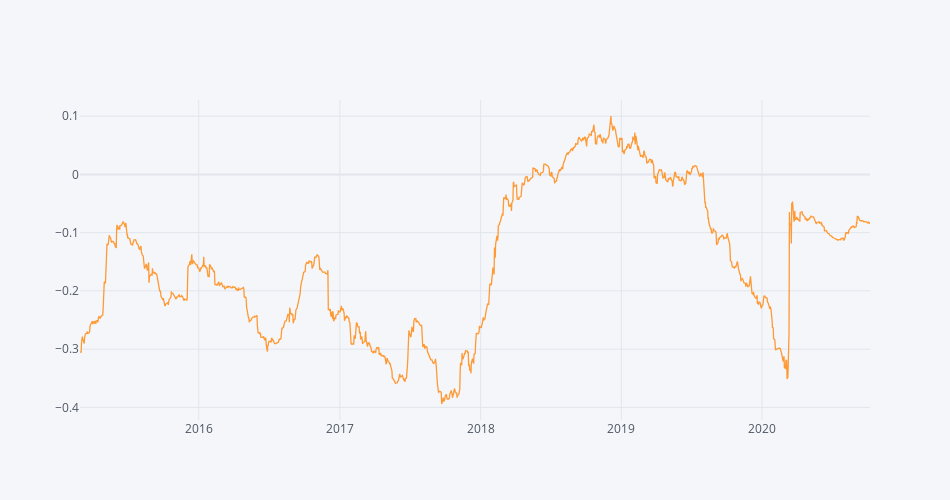

The cell this chart's notebook holds for it:
### Code cell
returns['VG_GB'].rolling("365D").corr(returns['IWDA'])[plus_1_year:].iplot(dimensions=pa.dimensions)

### Figure 1 — Plotly figure (JSON) as saved in the notebook; plotly's stock layout.template omitted (floating-point values rounded to 4 significant figures; data arrays with more than 128 entries replaced by an {"elided": "..."} marker saying what was removed)
{"data": [{"line": {"color": "rgba(255, 153, 51, 1.0)", "dash": "solid", "shape": "linear", "width": 1.3}, "mode": "lines", "name": "None", "text": "", "type": "scatter", "x": {"elided": "1468 str values"}, "y": {"elided": "1468 float values"}}], "layout": {"height": 500, "legend": {"bgcolor": "#F5F6F9", "font": {"color": "#4D5663"}}, "paper_bgcolor": "#F5F6F9", "plot_bgcolor": "#F5F6F9", "title": {"font": {"color": "#4D5663"}}, "width": 950, "xaxis": {"autorange": true, "gridcolor": "#E1E5ED", "range": ["2015-02-27", "2020-10-07"], "showgrid": true, "tickfont": {"color": "#4D5663"}, "title": {"font": {"color": "#4D5663"}, "text": ""}, "type": "date", "zerolinecolor": "#E1E5ED"}, "yaxis": {"autorange": true, "gridcolor": "#E1E5ED", "range": [-0.4217, 0.1277], "showgrid": true, "tickfont": {"color": "#4D5663"}, "title": {"font": {"color": "#4D5663"}, "text": ""}, "type": "linear", "zerolinecolor": "#E1E5ED"}}}
